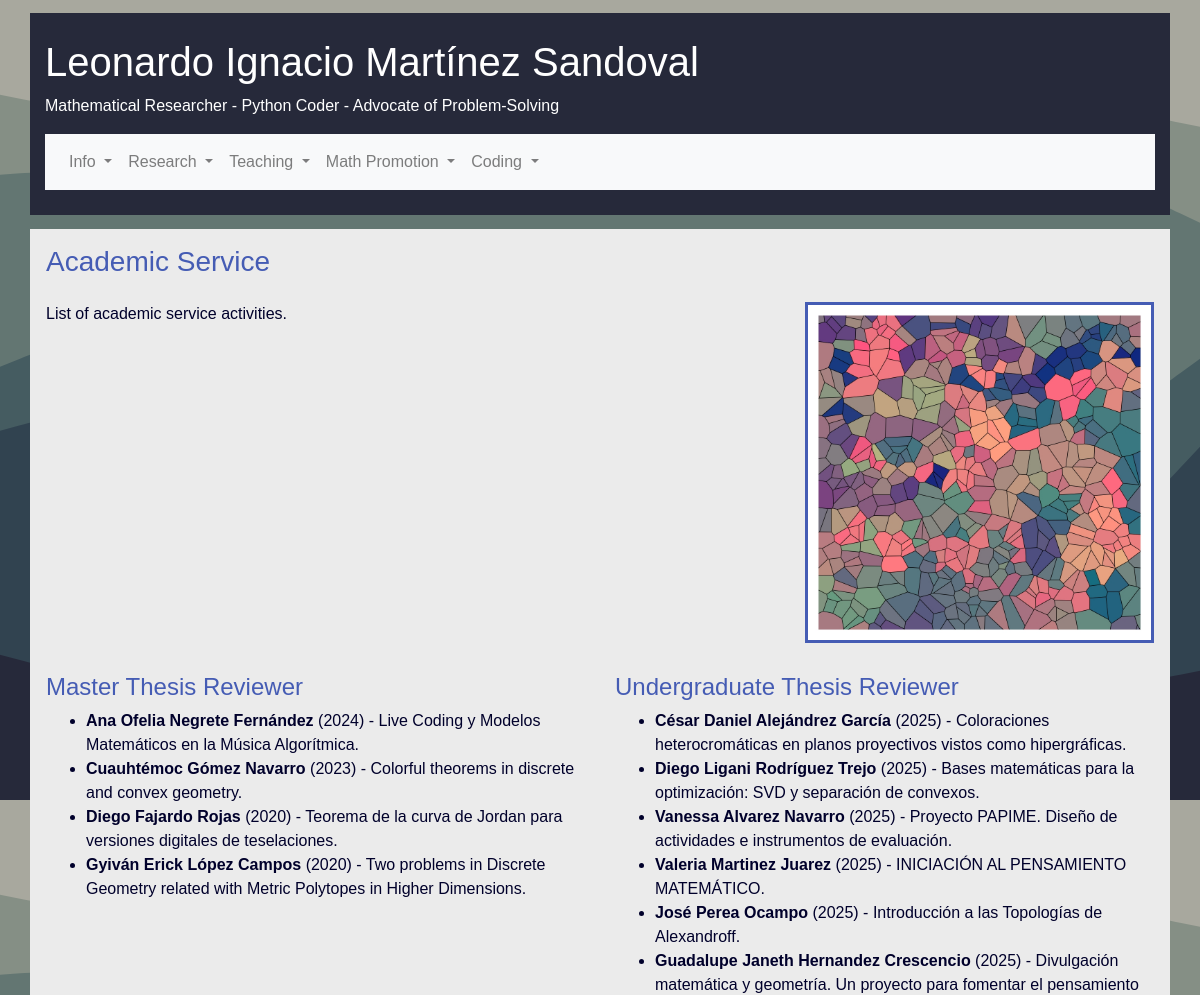
The app's page /steaching (upper part), older data.
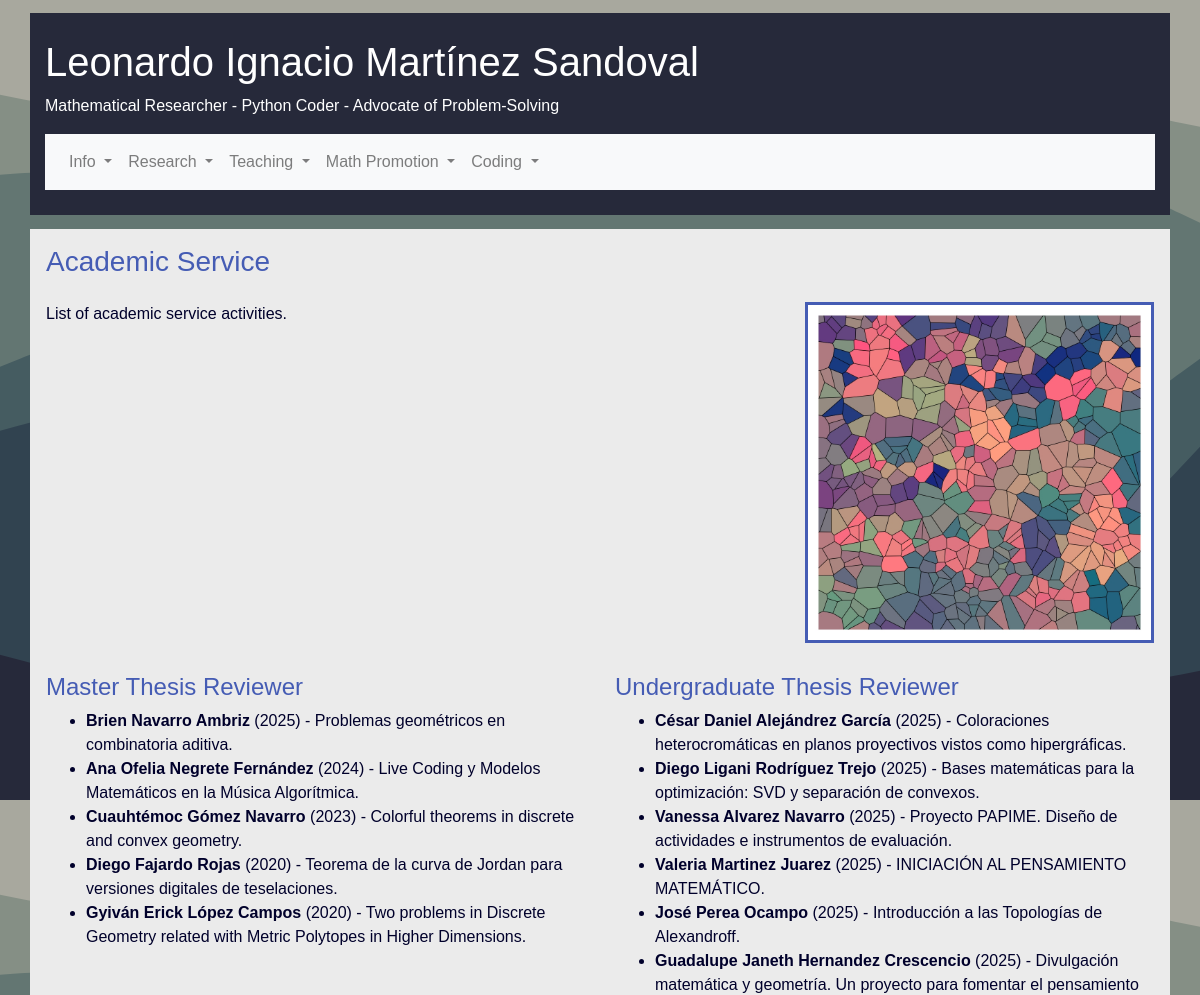
The same page, newer data.
### personalpage/models.py (models this page shows, shortened)
class Service(db.Model):
    __tablename__ = 'service'
    id = db.Column(db.Integer, primary_key=True)
    title = db.Column(db.String(80), unique=True, nullable=False)
    date = db.Column(db.Date(), default=date.today())
    description = db.Column(db.String(140), nullable=False)
    title = db.Column(db.String(80), unique=True, nullable=False)
    service_type = db.Column(db.String(20), nullable=False)
    institution = db.Column(db.Integer, db.ForeignKey('institution.id'))
    location = db.Column(db.Integer, db.ForeignKey('location.id'))

### personalpage/cv.py (the view)
@app.route("/steaching")
def steaching():
    service = Service.query\
        .select_from(Service)\
        .join(Institution)\
        .join(Location, Service.location==Location.id)\
        .add_entity(Institution)\
        .add_entity(Location)\
        .order_by(desc(Service.date))\
        .all()
    return render_template("personalpage/steaching.html", service=service)

### personalpage/templates/personalpage/steaching.html
{% extends "body_template.html" %}
    {% block content %}
    <div class="container outter pl-3 pr-3 pt-3">
        <h3>Academic Service</h3>
        <div class="row pt-3">
            <div class="col-md-8">
            <p style="text-align: justify"> List of academic service activities. </p>
        </div>
        <div class="col-md-4" id="data">
            <div class="blockitem">
                <img src="static/pastels.jpg" class="img-fluid"></img>
            </div>
            </div>
        </div>
        <div class="row pt-3">
            <div class="col-lg-6">
                <h4> Master Thesis Reviewer </h4>
                <ul>
                    {% for item in service %}
                    {% if item.Service.service_type == "r_master_thesis" %}
                    {% if item.Service.date %}
                    <li> <strong> {{ item.Service.description }}</strong> ({{ item.Service.date.strftime('%Y') }}) - {{ item.Service.title }}. </li>
                    {% else %}
                    <li> <strong> {{ item.Service.description }}</strong> (Ongoing) - {{ item.Service.title }}. </li>
                    {% endif %}
                    {% endif %}
                    {% endfor %}
                </ul>
            </div>
            <div class="col-lg-6">
                <h4> Undergraduate Thesis Reviewer </h4>
                <ul>
                    {% for item in service %}
                    {% if item.Service.service_type == "r_ug_thesis" %}
                    {% if item.Service.date %}
                    <li> <strong> {{ item.Service.description }}</strong> ({{ item.Service.date.strftime('%Y') }}) - {{ item.Service.title }}. </li>
                    {% else %}
                    <li> <strong> {{ item.Service.description }}</strong> (Ongoing) - {{ item.Service.title }}. </li>
                    {% endif %}
                    {% endif %}
                    {% endfor %}
                </ul>
            </div>
        </div>
    </div>
    {% endblock %}

### personalpage/templates/body_template.html (shortened to what this page needs)
<!DOCTYPE html>
<html lang="en" itemscope itemtype="http://schema.org/Person">
<head>
    <link rel="stylesheet" type="text/css" href="/static/bootstrap/css/bootstrap.min.css">
    <link rel="stylesheet" href="/static/personal.css" />
    <link rel="stylesheet" href="/static/convertex.css" />
</head>
<body onload="gosection();">
     {% block header %}
    <header class="container">
        <h1>
            <a href="/">
                Leonardo Ignacio Martínez Sandoval
            </a>
        </h1>
        <p>
            <span class="smallhead">- </span> Mathematical Researcher
            <br class="smallhead"> - Python Coder
            <br class="smallhead"> - Advocate of Problem-Solving
        </p>
        <nav class="navbar navbar-expand-lg navbar-light bg-light">
            <div class="collapse navbar-collapse" id="navbarSupportedContent">
              <ul class="navbar-nav mr-auto">
                <li class="nav-item dropdown">
                  <a class="nav-link dropdown-toggle" href="#" id="navbarDropdown" role="button" data-toggle="dropdown" aria-haspopup="true" aria-expanded="false">
                    Info
                  </a>
                </li>
                <li class="nav-item dropdown">
                    <a class="nav-link dropdown-toggle" href="#" id="navbarDropdown" role="button" data-toggle="dropdown" aria-haspopup="true" aria-expanded="false">
                      Research
                    </a>
                  </li>
                  <li class="nav-item dropdown">
                    <a class="nav-link dropdown-toggle" href="#" id="navbarDropdown" role="button" data-toggle="dropdown" aria-haspopup="true" aria-expanded="false">
                      Teaching
                    </a>
                  </li>
                  <li class="nav-item dropdown">
                    <a class="nav-link dropdown-toggle" href="#" id="navbarDropdown" role="button" data-toggle="dropdown" aria-haspopup="true" aria-expanded="false">
                      Math Promotion
                    </a>
                  </li>
                  <li class="nav-item dropdown">
                    <a class="nav-link dropdown-toggle" href="#" id="navbarDropdown" role="button" data-toggle="dropdown" aria-haspopup="true" aria-expanded="false">
                      Coding
                    </a>
                  </li>
              </ul>
            </div>
          </nav>
    </header>
     {% endblock %}
    {% block content %}
    {% endblock %}
</body>
</html>

### personalpage/static/personal.css (style rules this page uses)
a { color:rgb(69,92,180);; }
body { background-image: url("/static/stacked-waves-haikei.svg"); background-size: 100% auto; background-attachment: fixed; color: rgb(0,0,43); font-family: 'Calibri Light', Calibri, 'Gill Sans', 'Gill Sans MT', 'Trebuchet MS', sans-serif; }
div.container.outter { background-color: rgb(235,235,235); }
header,footer { margin-top: 10pt; margin-bottom:10pt; padding: 25px 35px 25px 35px; color:white; background-color: rgb(38,41,58); }
div.blockitem { border-style: solid; border-color: rgb(69,92,180); text-align: center; padding:2%; margin-bottom:10pt; background-color: white; }
h4, h3 { color: rgb(69,92,180);; }
h1 a { color:white; text-decoration-line: none; }

Row changes from the older to the newer data that the page shows:
added Service: Service.description "Brien Navarro Ambriz", Service "2025", Service "Problemas geométricos en combinatoria aditiva", shown under "Master Thesis Reviewer"
